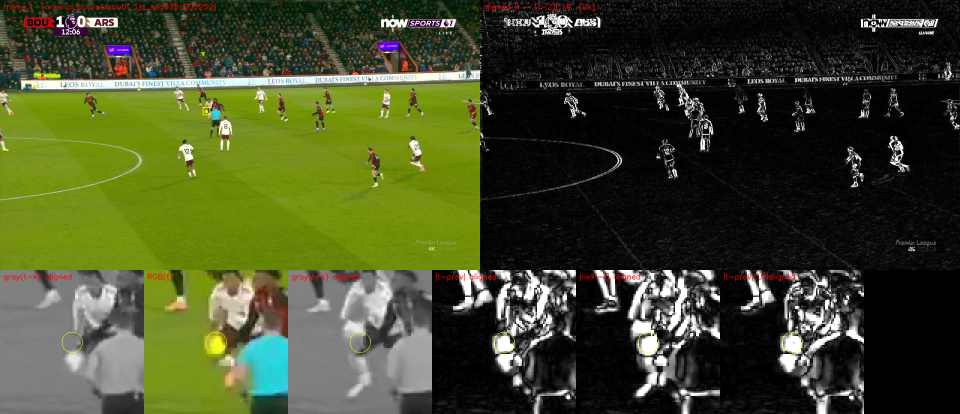
#> input picture experiments/multiframe_dataset/heldout_seg035_000232_ball_with_players.png, 1920 x 828 px (shown at 1/2 size)
$ python -i align.py   (imports and definitions only)
#> lines starting #> are read from the running program, lines starting #| are printed output that depends on the picture; after the words box and inside, x2 and y2 are one past the last pixel; in counts of white or black regions, pixels touching at a corner belong together
#> further down, picture is the input picture: shape (828, 1920, 3); mean B, G, R 41.6, 74.1, 66.8
"""Global camera-motion estimation between two broadcast frames.

Single entry point :func:`estimate_pair` so another implementation (the shared
calibration/temporal module) can be swapped in. Convention: ``H_px`` maps pixel
coordinates of frame ``a`` (the reference, frame t) to pixel coordinates of frame
``b`` (the neighbour), so ``cv2.warpPerspective(b, H_px, size, flags=INTER_LINEAR |
WARP_INVERSE_MAP)`` renders ``b`` as seen from ``a`` (see :func:`warp_to_ref`).
``H_norm`` is the same map in normalised (x/W, y/H) coordinates, resolution free.

Masks are ``uint8``/bool full-resolution arrays where non-zero marks pixels to
*ignore* (players, ball, referees: things that move independently of the camera).
"""

from __future__ import annotations

from dataclasses import dataclass

import cv2
import numpy as np

METHODS = ("orb", "akaze", "ecc", "orb+ecc", "lk")
MIN_INLIERS = 25
MIN_INLIER_RATIO = 0.25
#: mean |a - warp(b)| (grey levels, 480 px) above which the pair is rejected: ordinary
#: pairs score <~5, cut / hopeless pairs 30-50 (multiframe_cut_scan).
MAX_RESIDUAL = 12.0


@dataclass
class PairMotion:
    H_px: np.ndarray  # 3x3, a -> b, full-resolution pixels
    H_norm: np.ndarray  # 3x3, a -> b, normalised coordinates
    ok: bool
    inliers: int  # RANSAC inliers (feature methods); 0 for pure ECC
    residual: float  # mean |a - warp(b)| grey levels, valid unmasked overlap, at `scale`
    method: str
    reason: str = ""  # first failed check, "" when ok


def _gray(img: np.ndarray) -> np.ndarray:
    return img if img.ndim == 2 else cv2.cvtColor(img, cv2.COLOR_BGR2GRAY)


# [186 lines left out: functions _small, _valid_mask, _feature_h, _ecc_h, _sane, warp_to_ref and 4 more, not called in this run]


def pitch_mask(img_bgr: np.ndarray) -> np.ndarray:
    """Boolean mask of grass-like pixels (HSV green, eroded) for evaluation."""
    hsv = cv2.cvtColor(img_bgr, cv2.COLOR_BGR2HSV)
#> hsv: shape (828, 1920, 3); mean H, S, V 15.6, 70.5, 76
    m = cv2.inRange(hsv, (30, 40, 40), (90, 255, 255))
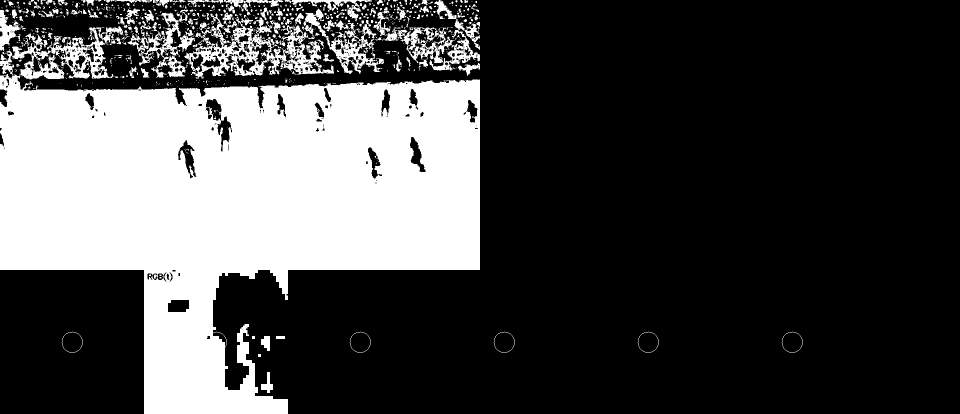
#> m: shape (828, 1920) (shown at 1/2 size); 28.6% white; 792 white regions (618 under 20 px), largest, box (x1, y1, x2, y2) and area: (0, 52, 960, 828) 406135, (368, 27, 668, 157) 12966, (795, 0, 960, 141) 6135
    return cv2.erode(m, np.ones((5, 5), np.uint8)) > 0
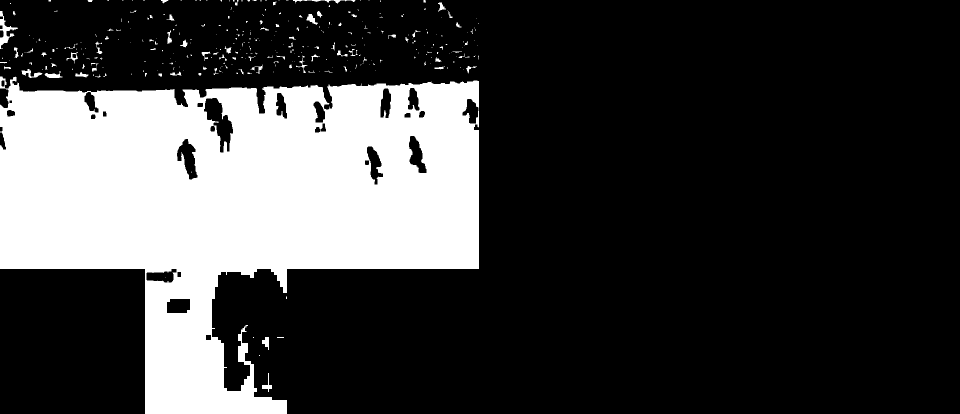
#> returned value: shape (828, 1920) bool (shown at 1/2 size); 24.4% white; 338 white regions (250 under 20 px), largest, box (x1, y1, x2, y2) and area: (0, 153, 958, 828) 380976, (0, 22, 36, 98) 792, (43, 138, 85, 156) 289


# [8 lines left out: function hist_distance, not called in this run]

>>> import cv2
>>> picture = cv2.imread('../../../experiments/multiframe_dataset/heldout_seg035_000232_ball_with_players.png')
>>> result = pitch_mask(picture)

$ run again, on experiments/multiframe_dataset/heldout_seg035_000287_ball_moving.png
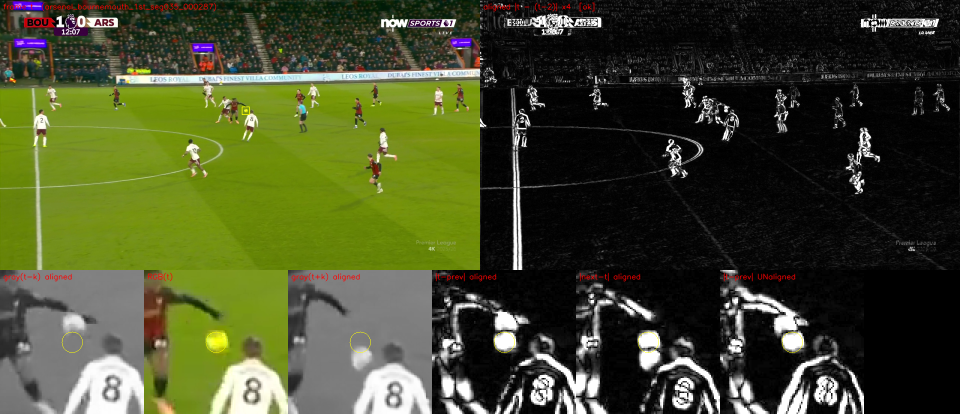
#> input picture experiments/multiframe_dataset/heldout_seg035_000287_ball_moving.png, 1920 x 828 px (shown at 1/2 size)
#> picture is the input picture: shape (828, 1920, 3); mean B, G, R 42.6, 75.3, 68.9
#> hsv: shape (828, 1920, 3); mean H, S, V 15.2, 69.3, 77.3
#> in pitch_mask, `m = cv2.inRange(hsv, (30, 40, 40), (90, 255, 255))`:
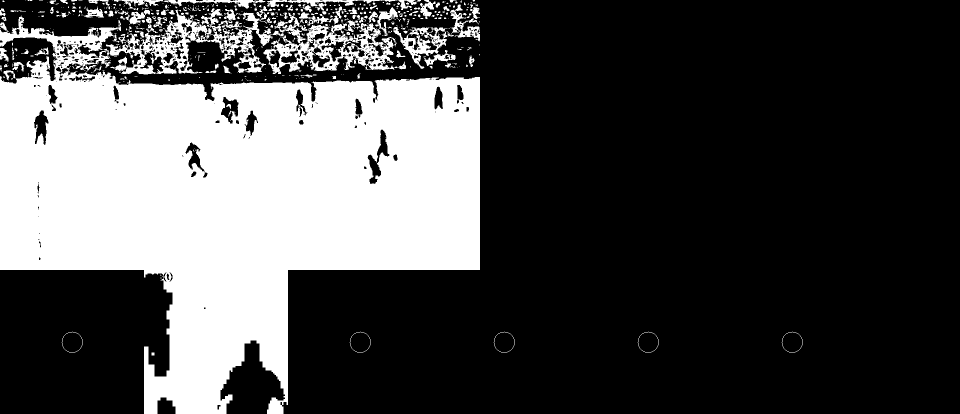
#> m: shape (828, 1920) (shown at 1/2 size); 29.8% white; 526 white regions (383 under 20 px), largest, box (x1, y1, x2, y2) and area: (0, 31, 960, 828) 425120, (212, 12, 615, 149) 14752, (527, 14, 812, 148) 11597
#> in pitch_mask, `return cv2.erode(m, np.ones((5, 5), np.uint8)) > 0`:
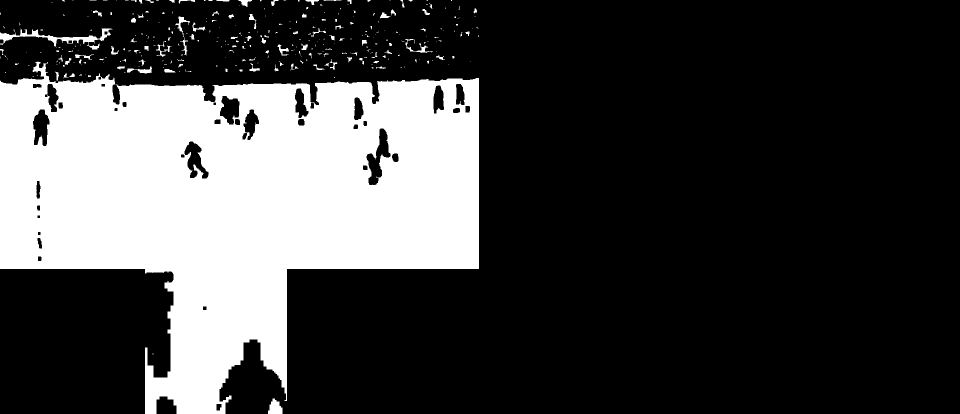
#> returned value: shape (828, 1920) bool (shown at 1/2 size); 25.8% white; 334 white regions (240 under 20 px), largest, box (x1, y1, x2, y2) and area: (0, 123, 958, 828) 399766, (0, 57, 225, 99) 2143, (536, 797, 565, 828) 629

$ run again, on experiments/multiframe_dataset/train_mancity_seg030_000430_ball_in_scrum.png
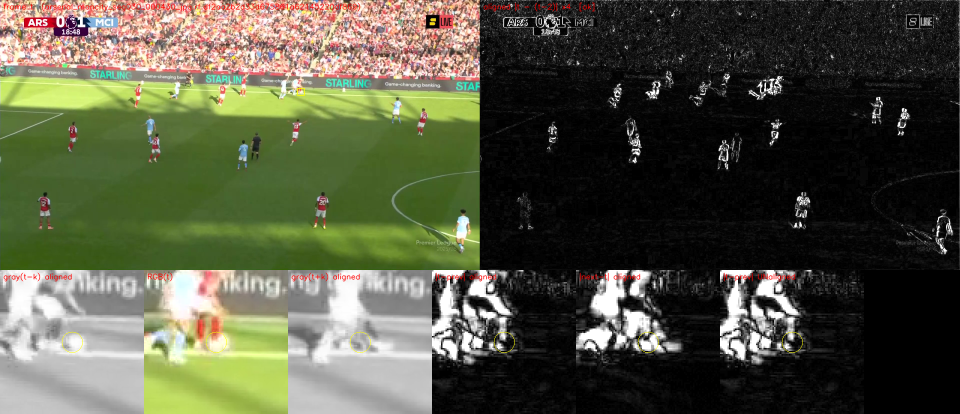
#> input picture experiments/multiframe_dataset/train_mancity_seg030_000430_ball_in_scrum.png, 1920 x 828 px (shown at 1/2 size)
#> picture is the input picture: shape (828, 1920, 3); mean B, G, R 66.1, 85.8, 84
#> hsv: shape (828, 1920, 3); mean H, S, V 15.2, 45.7, 91.2
#> in pitch_mask, `m = cv2.inRange(hsv, (30, 40, 40), (90, 255, 255))`:
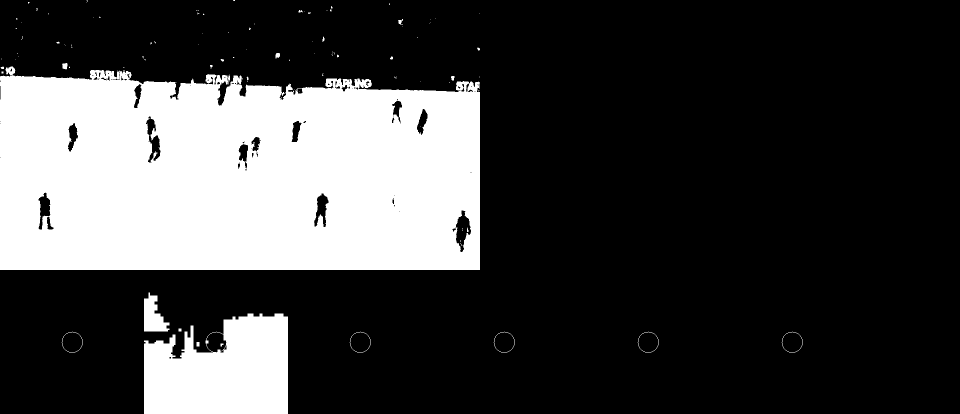
#> m: shape (828, 1920) (shown at 1/2 size); 25.3% white; 109 white regions (85 under 20 px), largest, box (x1, y1, x2, y2) and area: (0, 133, 960, 540) 350879, (288, 627, 576, 828) 46819, (288, 585, 339, 663) 2403
#> in pitch_mask, `return cv2.erode(m, np.ones((5, 5), np.uint8)) > 0`:
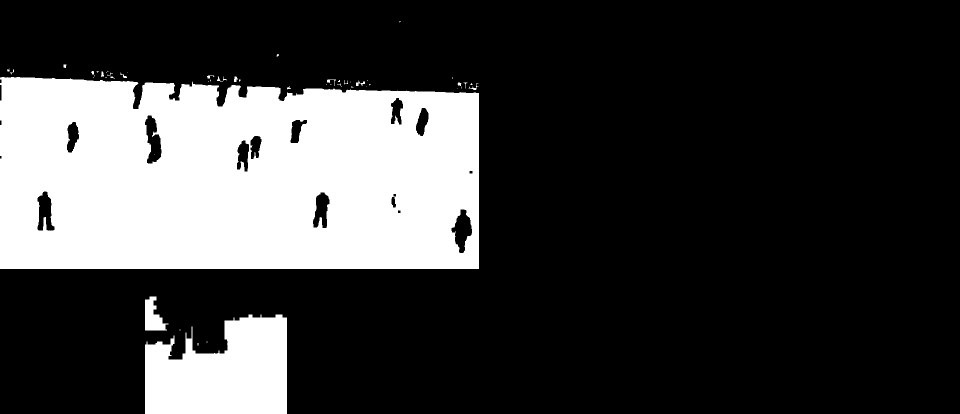
#> returned value: shape (828, 1920) bool (shown at 1/2 size); 24.1% white; 51 white regions (32 under 20 px), largest, box (x1, y1, x2, y2) and area: (0, 154, 958, 538) 335504, (290, 629, 574, 828) 44582, (290, 593, 337, 661) 1840
